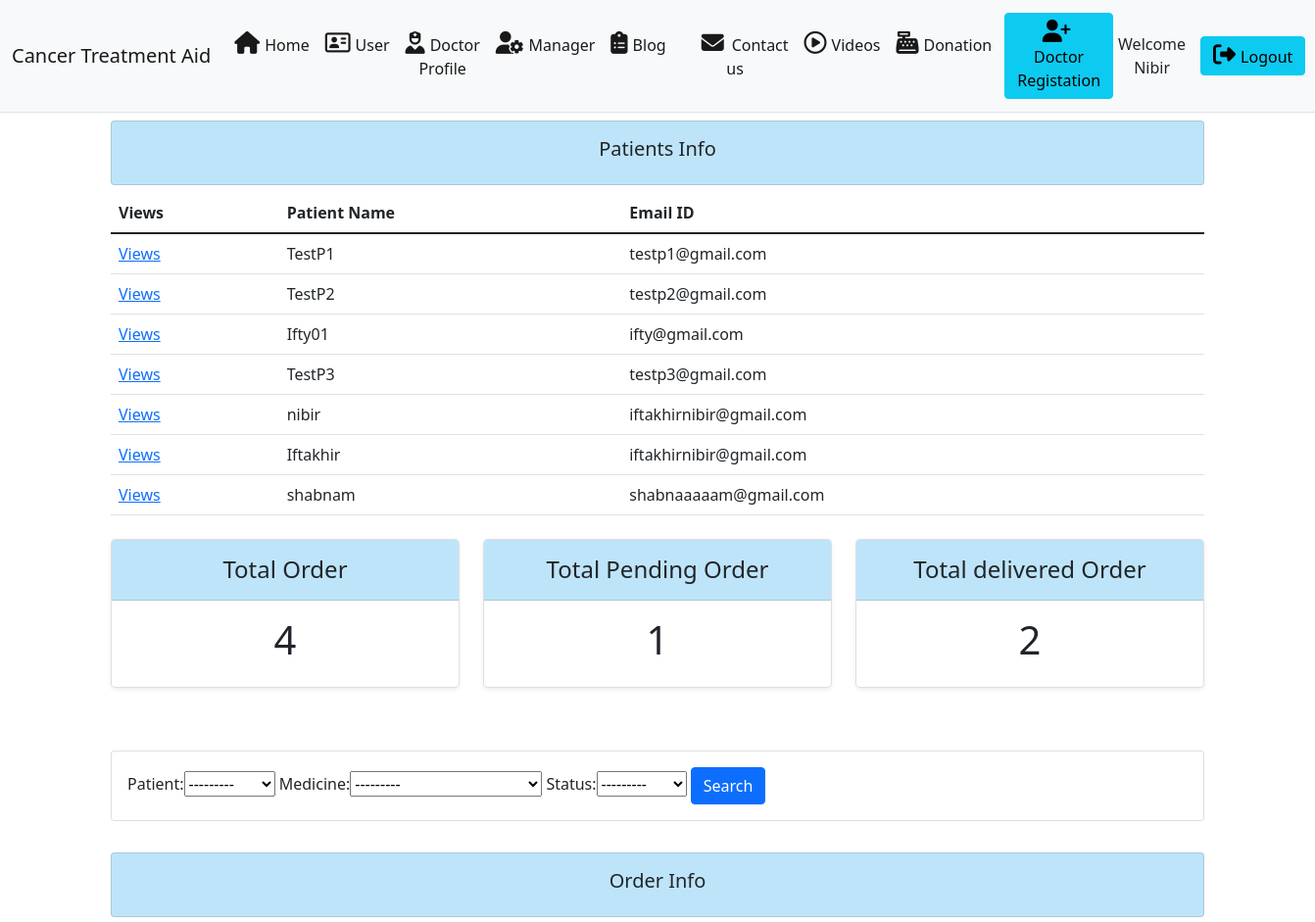
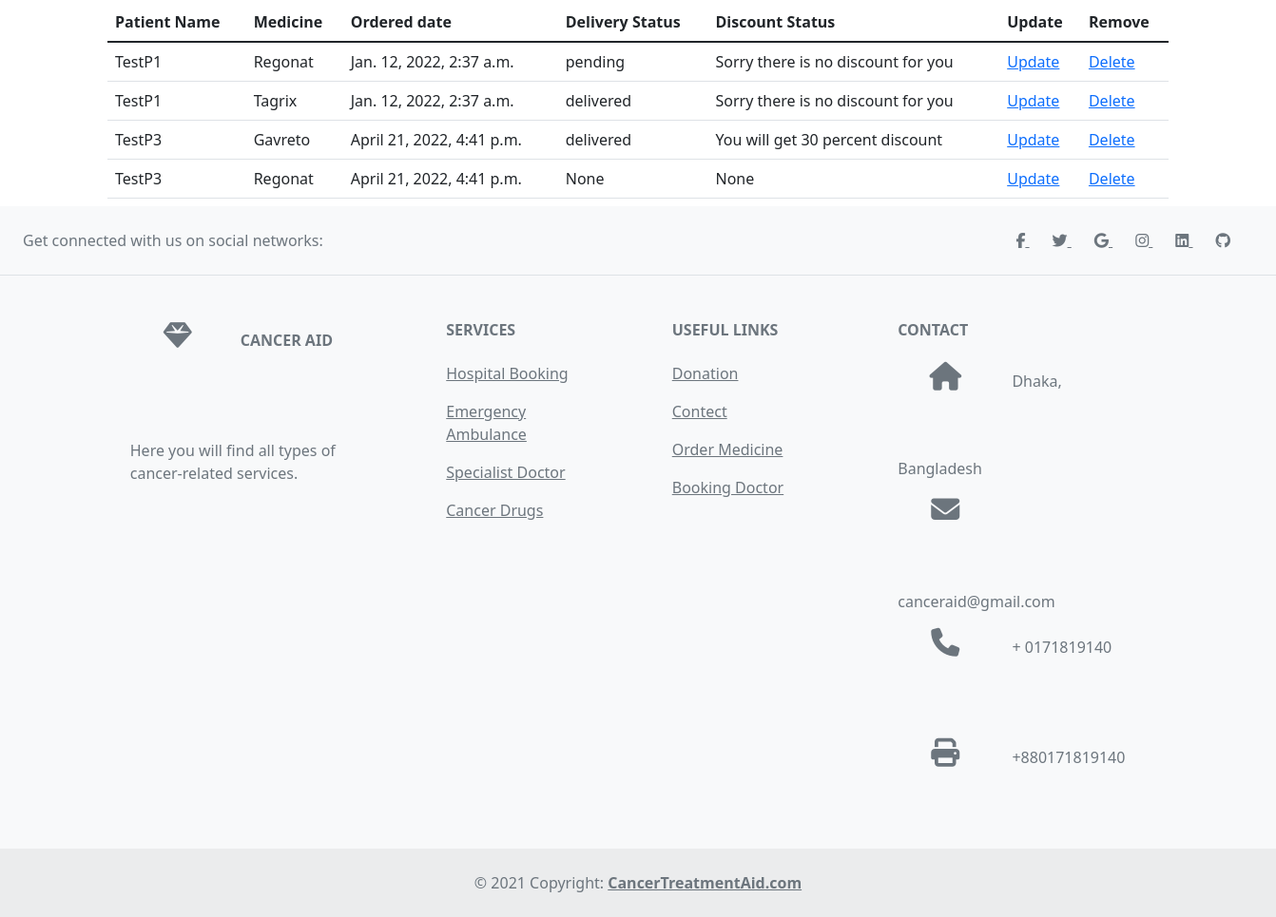
The page /dashboard (signed in) on the database its author committed (2 pictures, top to bottom).
### CancerAid/models.py (models this page shows, shortened)
class Patient(models.Model):
	user = models.OneToOneField(User, null=True, on_delete=models.CASCADE)
	name = models.CharField(max_length=200, null=True)
	fname = models.CharField(max_length=200, null=True)
	lname = models.CharField(max_length=200, null=True)
	email = models.CharField(max_length=200, null=True)
	date_created = models.DateTimeField(auto_now_add=True, null=True)
	def __str__(self):
		return str(self.name) if self.name else ''

class Order(models.Model):
	STATUS = (
			('pending', 'pending'),
			('delivered', 'delivered'),
			)
	Discount = (
		('You will get 30 percent discount' ,'You will get 30 percent discount'),
		('You will get 50 percent discount', 'You will get 50 percent discount'),
		('You will get 70 percent discount', 'You will get 70 percent discount'),
		('Sorry there is no discount for you', 'Sorry there is no discount for you')
	)
	patient = models.ForeignKey(Patient, null=True, on_delete= models.SET_NULL)
	medicine = models.ForeignKey(Medicine, null=True, on_delete= models.SET_NULL)
	date_created = models.DateTimeField(auto_now_add=True, null=True)
	status = models.CharField(max_length=200, null=True, choices=STATUS)
	discount = models.CharField(max_length=200, null=True, choices=Discount)

class Medicine(models.Model):
	CATEGORY = (
			('Foreign', 'Foreign'),
			('Local', 'Local'),
			)
	name = models.CharField(max_length=200, null=True)
	price = models.FloatField(null=True)
	category = models.CharField(max_length=200, null=True, choices=CATEGORY)
	def __str__(self):
		return self.name

### CancerAid/decorators.py (the view)
		def wrapper_func(request, *args, **kwargs):
			group = None
			if request.user.groups.exists():
				group = request.user.groups.all()[0].name
			if group in allowed_roles:
				return view_func(request, *args, **kwargs)
			else:
				return HttpResponse('You are not authorized to view this page')

### CancerAid/views.py (called while the page is built)
@login_required(login_url='homepage')
@allowed_users(allowed_roles=['admin','manager'])
def dashboardpage(request):
    order = Order.objects.all()
    patient = Patient.objects.all()
    doctor = Doctor.objects.all()
    t_p = patient.count()
    t_o = order.count()
    req = order.filter(status = 'pending').count()
    acc = order.filter(status = 'delivered').count()
    myFilter = OrderFilter(request.GET,queryset=order)
    order = myFilter.qs
    a = {'order': order, 'patient':patient,'t_p' : t_p, 't_o' : t_o, 'req':req, 'acc':acc,'myFilter':myFilter,'doctor':doctor}
    return render(request,'dashboard.html',a)

### CancerAid/templates/dashboard.html
{% extends 'index.html' %}
{% block body %}
<div class="container">
    <div class="card card-body my-2" style="background: #BEE4F9;">
        <h5 style="text-align: center;">Patients Info</h5>
    </div>
    <table class="table table-hover my-2">
        <thead>
          <tr>
            <th scope="col">Views</th>
            <th scope="col">Patient Name</th>
            <th scope="col">Email ID</th>
          </tr>
        </thead>
        <tbody>
            {% for i in patient%}
                        <tr>
                        <td><a href="{% url 'patientpage' i.id%}">Views</a></td>
                        <td>{{i.name}}</td>
                        <td>{{i.email}}</td>
                        </tr>
                        {% endfor %}
        </tbody>
      </table>
        <div class="row row-cols-1 row-cols-md-3 mb-3 text-center my-4">
          <div class="col">
            <div class="card mb-4 rounded-3 shadow-sm">
              <div class="card-header py-3" style="background: #BEE4F9;">
                <h4 class="my-0 fw-normal">Total Order</h4>
              </div>
              <div class="card-body">
                <h1 class="card-title pricing-card-title">{{t_o}}</h1>
              </div>
            </div>
          </div>
          <div class="col">
            <div class="card mb-4 rounded-3 shadow-sm">
              <div class="card-header py-3" style="background: #BEE4F9;">
                <h4 class="my-0 fw-normal">Total Pending Order</h4>
              </div>
              <div class="card-body">
                <h1 class="card-title pricing-card-title">{{req}}</h1>
              </div>
            </div>
          </div>
          <div class="col">
            <div class="card mb-4 rounded-3 shadow-sm">
              <div class="card-header py-3" style="background: #BEE4F9;">
                <h4 class="my-0 fw-normal">Total delivered Order</h4>
              </div>
              <div class="card-body">
                <h1 class="card-title pricing-card-title">{{acc}}</h1>
              </div>
            </div>
          </div>
        </div>
<br>
<div class="row">
	<div class="col">
		<div class="card card-body">
			<form method="get">
				{{myFilter.form}}
		    <button class="btn btn-primary" type="submit">Search</button>
		  </form>
		</div>
	</div>
</div>
<br>
    <div class="card card-body my-2" style="background: #BEE4F9;">
        <h5 style="text-align: center;">Order Info</h5>
    </div>
    <table class="table table-hover my-2">
        <thead>
          <tr>
            <th scope="col">Patient Name</th>
            <th scope="col">Medicine</th>
            <th scope="col">Ordered date</th>
            <th scope="col">Delivery Status</th>
            <th scope="col">Discount Status</th>
            <th>Update</th>
            <th>Remove</th>
          </tr>
        </thead>
        <tbody>
            {% for j in order %}
            <tr>
           <td>{{j.patient}}</td>
           <td>{{j.medicine}}</td>
           <td>{{j.date_created}}</td>
           <td>{{j.status}}</td>
           <td>{{j.discount}}</td>
           <td><a href="{% url 'updateOrder' j.id%}">Update</a></td>
           <td><a href="{% url 'deleteOrder' j.id%}">Delete</a></td>
           </tr>
            {% endfor %}
        </tbody>
      </table>
</div>
{% endblock %}

### CancerAid/templates/index.html (shortened to what this page needs)
<!doctype html>
<html lang="en">
  <head>
    {% load static %}
    <link href="https://cdn.jsdelivr.net/npm/bootstrap@5.1.3/dist/css/bootstrap.min.css" rel="stylesheet">
    <link rel="stylesheet" href ="{% static 'style.css'%}">
  </head>
  <body>
    <header class="text-center border-bottom">
    <nav class="navbar navbar-expand-lg navbar-light bg-light">
        <div class="container-fluid">
          <a class="navbar-brand" href="#">Cancer Treatment Aid</a>
          <div class="collapse navbar-collapse" id="navbarSupportedContent">
            <ul class="navbar-nav me-auto mb-2 mb-lg-0">
              <li class="nav-item">
                <a class="nav-link active" aria-current="page" href="/"><i class="fas fa-home" style="height: 1px; display: inline;font-size: 23px;margin-right: 5px;"></i>Home</a>
              </li>
              {% if request.user.is_active %}
              <li class="nav-item">
                <a class="nav-link active" aria-current="page" href="{% url 'userpage' %}"><i class="far fa-address-card" style="height: 1px; display: inline;font-size: 23px;margin-right: 5px;"></i>User</a>
              </li>
              <li class="nav-item">
                <a class="nav-link active" href="{% url 'doctoruserpage' %}"><i class="fas fa-user-nurse" style="height: 1px; display: inline;font-size: 23px;margin-right: 5px;"></i>Doctor Profile</a>
              </li>
              {% endif %}
              <li class="nav-item">
                {% if request.user.is_staff %}
                <a class="nav-link active" aria-current="page" href="{% url 'manager' %}"><i class="fas fa-user-cog" style="height: 1px; display: inline;font-size: 23px;margin-right: 5px;"></i>Manager</a>
                {% endif %}
              </li>
              <li class="nav-item">
                <a class="nav-link active" aria-current="page" href="{% url 'discussion_topicpage' %}"><i class="fas fa-clipboard-list"  style="height: 1px; display: inline;font-size: 23px;margin-right: 5px;"></i>Blog</a>
              </li>
              <li class="nav-item">
                <a class="nav-link active" aria-current="page" href="{% url 'contect' %}"><i class="fa fa-fw fa-envelope" style="height: 1px; display: inline;font-size: 23px;padding-right: 8px;"></i>Contact us</a>
              </li>
              <li class="nav-item">
                <a class="nav-link active" aria-current="page" href="{% url 'Videos' %}"><i class="far fa-play-circle"  style="height: 1px; display: inline;font-size: 23px;margin-right: 5px;"></i>Videos</a>
              </li>
              <li class="nav-item">
                <a class="nav-link active" aria-current="page" href="{% url 'payment' %}"><i class="fas fa-cash-register" style="height: 1px; display: inline;font-size: 23px;margin-right: 5px;"></i>Donation</a>
              </li>
            </ul>
          </div>
          {% if user.is_authenticated %}
          {% if request.user.is_staff %}
          <button href="" type="button" class="btn btn-info" style="margin: 5px;" data-bs-toggle="modal" data-bs-target="#dsignupModal">
            <i class="fas fa-user-plus" style="height: 1px; display: inline;font-size: 23px;margin-right: 5px;"></i> Doctor Registation
             </button>
           {% endif %}
            Welcome {{request.user}}
            <a href ="/logout"><button type="button" class="btn btn-info" style="margin-left: 15px;"><i class="fas fa-sign-out-alt" style="height: 1px; display: inline;font-size: 23px;margin-right: 5px;"></i>Logout</button></a>
            {% endif %}
        </div>
      </nav>
    </header>
      {% block body %}{% endblock body %}
<footer class="text-center text-lg-start bg-light text-muted">
  <section
    class="d-flex justify-content-center justify-content-lg-between p-4 border-bottom"
  >
    <div class="me-5 d-none d-lg-block">
      <span>Get connected with us on social networks:</span>
    </div>
    <div>
      <a href="" class="me-4 text-reset">
        <i class="fab fa-facebook-f"></i>
      </a>
      <a href="" class="me-4 text-reset">
        <i class="fab fa-twitter"></i>
      </a>
      <a href="" class="me-4 text-reset">
        <i class="fab fa-google"></i>
      </a>
      <a href="" class="me-4 text-reset">
        <i class="fab fa-instagram"></i>
      </a>
      <a href="" class="me-4 text-reset">
        <i class="fab fa-linkedin"></i>
      </a>
      <a href="" class="me-4 text-reset">
        <i class="fab fa-github"></i>
      </a>
    </div>
  </section>
  <section class="">
    <div class="container text-center text-md-start mt-5">
      <div class="row mt-3">
        <div class="col-md-3 col-lg-4 col-xl-3 mx-auto mb-4">
          <h6 class="text-uppercase fw-bold mb-4">
            <i class="fas fa-gem me-3"></i>Cancer Aid
          </h6>
          <p>
            Here you will find all types of cancer-related services.
          </p>
        </div>
        <div class="col-md-2 col-lg-2 col-xl-2 mx-auto mb-4">
          <h6 class="text-uppercase fw-bold mb-4">
            Services
          </h6>
          <p>
            <a href="#!" class="text-reset">Hospital Booking</a>
          </p>
          <p>
            <a href="#!" class="text-reset">Emergency Ambulance</a>
          </p>
          <p>
            <a href="#!" class="text-reset">Specialist Doctor</a>
          </p>
          <p>
            <a href="#!" class="text-reset">Cancer Drugs</a>
          </p>
        </div>
        <div class="col-md-3 col-lg-2 col-xl-2 mx-auto mb-4">
          <h6 class="text-uppercase fw-bold mb-4">
            Useful links
          </h6>
          <p>
            <a href="#!" class="text-reset">Donation</a>
          </p>
          <p>
            <a href="#!" class="text-reset">Contect</a>
          </p>
          <p>
            <a href="#!" class="text-reset">Order Medicine</a>
          </p>
          <p>
            <a href="#!" class="text-reset">Booking Doctor</a>
          </p>
        </div>
        <div class="col-md-4 col-lg-3 col-xl-3 mx-auto mb-md-0 mb-4">
          <h6 class="text-uppercase fw-bold mb-4">
            Contact
          </h6>
          <p><i class="fas fa-home me-3"></i> Dhaka, Bangladesh</p>
          <p>
            <i class="fas fa-envelope me-3"></i>
            canceraid@gmail.com
          </p>
          <p><i class="fas fa-phone me-3"></i> + 0171819140</p>
          <p><i class="fas fa-print me-3"></i> +880171819140</p>
        </div>
      </div>
    </div>
  </section>
  <div class="text-center p-4" style="background-color: rgba(0, 0, 0, 0.05);">
    © 2021 Copyright:
    <a class="text-reset fw-bold" href="">CancerTreatmentAid.com</a>
  </div>
</footer>
  </body>
</html>

### CancerAid/static/style.css (style rules this page uses)
header { text-decoration: none; }
.fa { padding: 20px; font-size: 10px; width: 50px; text-align: center; text-decoration: none; border-radius: 50%; }
.fas { font-size: 30px; width: 100px; height: 100px; text-align: center; text-decoration: none; border-radius: 100%; border: 1px; }

### rows shown on the page
Patient: name "TestP1", email "testp1@gmail.com"
Patient: name "TestP2", email "testp2@gmail.com"
Patient: name "Ifty01", email "ifty@gmail.com"
Patient: name "TestP3", email "testp3@gmail.com"
Patient: name "nibir", email "iftakhirnibir@gmail.com"
Patient: name "Iftakhir", email "iftakhirnibir@gmail.com"
Patient: name "shabnam", email "shabnaaaaam@gmail.com"
Order: patient "TestP1", medicine "Regonat", date_created "Jan. 12, 2022, 2:37 a.m.", status "pending", discount "Sorry there is no discount for you"
Order: patient "TestP1", medicine "Tagrix", date_created "Jan. 12, 2022, 2:37 a.m.", status "delivered", discount "Sorry there is no discount for you"
Order: patient "TestP3", medicine "Gavreto", date_created "April 21, 2022, 4:41 p.m.", status "delivered", discount "You will get 30 percent discount"
Order: patient "TestP3", medicine "Regonat", date_created "April 21, 2022, 4:41 p.m.", status "None", discount "None"

### other values the page prints
{{ request.user }} "Nibir"
{{ t_o }} "4"
{{ req }} "1"
{{ acc }} "2"
